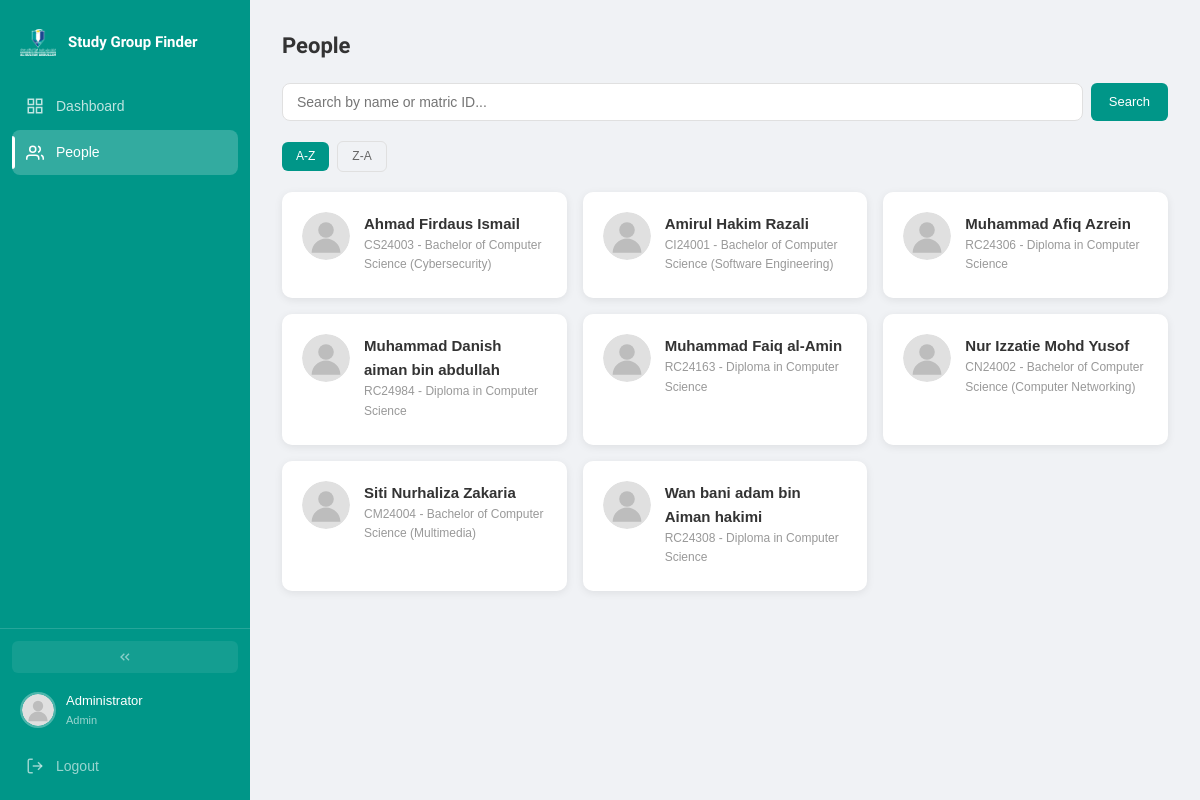
/php/people/index.php (signed in), run on an earlier commit of the app's database.
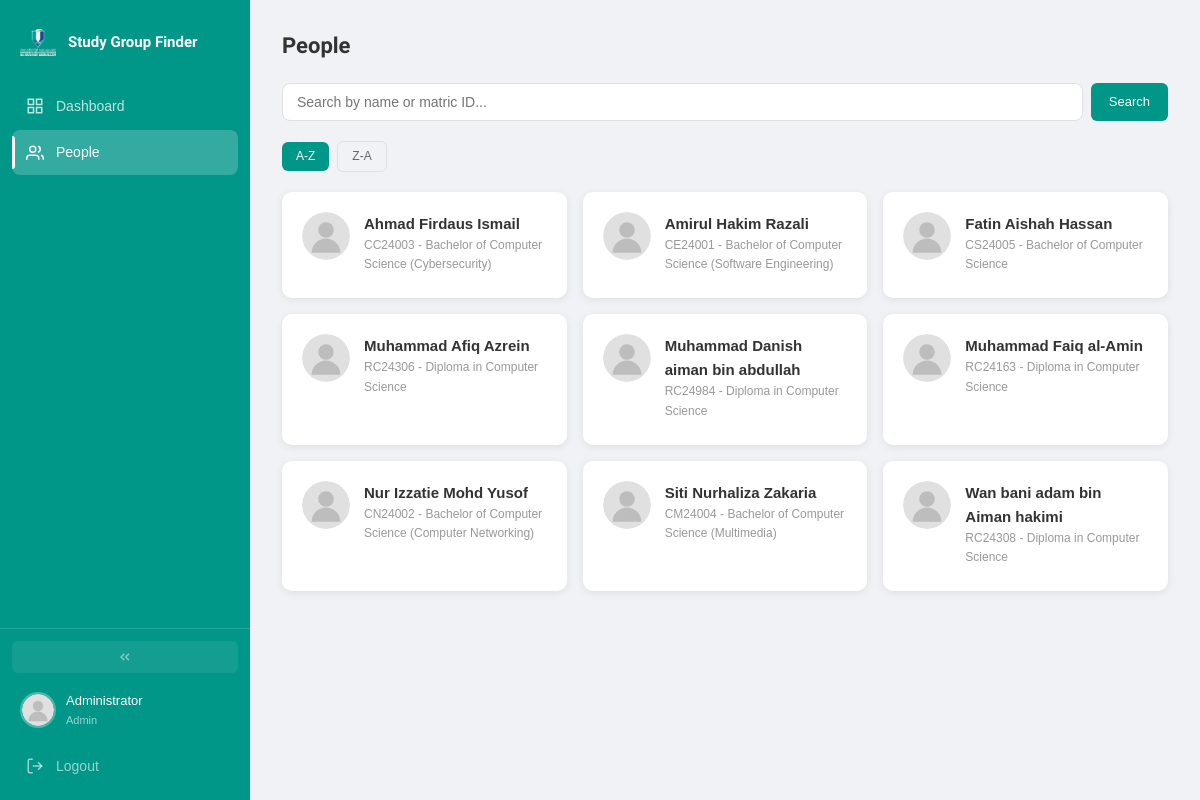
And on a later commit of the database.
### tables this page shows
CREATE TABLE IF NOT EXISTS users (
    id INT AUTO_INCREMENT PRIMARY KEY,
    matric_id VARCHAR(20) UNIQUE NOT NULL,
    full_name VARCHAR(100) NOT NULL,
    password VARCHAR(255) NOT NULL,
    role ENUM('Student','Admin') DEFAULT 'Student',
    approved TINYINT(1) NOT NULL DEFAULT 1,
    program VARCHAR(100),
    bio TEXT,
    avatar VARCHAR(255),
    banner VARCHAR(255),
    primary_color VARCHAR(7) DEFAULT '#009688',
    secondary_color VARCHAR(7) DEFAULT '#ffffff',
    text_color VARCHAR(7) DEFAULT '#333333',
    font_choice VARCHAR(30) DEFAULT 'Satoshi',
    card_style VARCHAR(20) DEFAULT 'plain',
    bg_type VARCHAR(20) DEFAULT 'default',
    bg_color VARCHAR(7) DEFAULT '#f0f2f5',
    bg_image VARCHAR(255),
    last_active DATETIME,
    banned_until DATETIME,
    ban_reason TEXT,
    muted_until DATETIME,
    created_at TIMESTAMP DEFAULT CURRENT_TIMESTAMP
);

### php/core/auth.php (called while the page is built, shortened)
<?php
function base_url(): string {
    $script = $_SERVER['SCRIPT_NAME'] ?? '';
    $pos = strrpos($script, '/php/');
    if ($pos !== false) {
        return substr($script, 0, $pos);
    }
    return '';
}
function e(?string $val): string {
    return htmlspecialchars($val ?? '', ENT_QUOTES, 'UTF-8');
}
function is_admin(): bool {
    return isset($_SESSION['user_role']) && $_SESSION['user_role'] === 'Admin';
}
function avatar_url(?string $avatar): string {
    return base_url() . '/css/default_avatar.svg';
}

### php/people/index.php (the view, shortened to what this page needs)
<?php
require_once __DIR__ . '/../core/auth.php';
require_once __DIR__ . '/../core/db.php';
require_once __DIR__ . '/../core/layout.php';
$uid = current_user_id();
$base = base_url();
$search = trim($_GET['q'] ?? '');
$sort = $_GET['sort'] ?? 'asc';
$order = $sort === 'desc' ? 'DESC' : 'ASC';
$where = "WHERE u.id != ? AND u.role = 'Student' AND u.approved = 1";
$params = [$uid];
$stmt = $pdo->prepare("
    SELECT u.*,
    (SELECT status FROM friends WHERE (sender_id = ? AND receiver_id = u.id) OR (sender_id = u.id AND receiver_id = ?) LIMIT 1) AS friend_status,
    (SELECT sender_id FROM friends WHERE (sender_id = ? AND receiver_id = u.id) OR (sender_id = u.id AND receiver_id = ?) LIMIT 1) AS friend_sender
    FROM users u
    $where
    ORDER BY u.full_name $order
    LIMIT 50
");
$stmt->execute(array_merge([$uid, $uid, $uid, $uid], $params));
$users = $stmt->fetchAll();
?>
<main class="main_content">
    <h1 class="page_title" style="margin-bottom:20px;"><?= is_admin() ? 'People' : 'Find People' ?></h1>
    <form method="GET" class="search_bar">
        <input class="field_input" type="text" name="q" value="<?= e($search) ?>" placeholder="Search by name or matric ID...">
        <button type="submit" class="btn btn_primary">Search</button>
    </form>
    <div class="filter_row">
        <a href="?q=<?= urlencode($search) ?>&sort=asc" class="btn <?= $sort === 'asc' ? 'btn_primary' : 'btn_ghost' ?> btn_sm">A-Z</a>
        <a href="?q=<?= urlencode($search) ?>&sort=desc" class="btn <?= $sort === 'desc' ? 'btn_primary' : 'btn_ghost' ?> btn_sm">Z-A</a>
    </div>
    <?php if (empty($users)): ?>
    <div class="empty_state">
        <h3>No people found</h3>
        <p>Try a different search term.</p>
    </div>
    <?php else: ?>
    <div class="people_grid">
        <?php foreach ($users as $u): ?>
        <div class="person_card">
            <img src="<?= avatar_url($u['avatar']) ?>" alt="" class="person_avatar">
            <div class="person_info">
                <span class="person_name"><a href="<?= $base ?>/php/profile/view.php?id=<?= $u['id'] ?>"><?= e($u['full_name']) ?></a></span>
                <span class="person_id"><?= e($u['matric_id']) ?> <?= $u['program'] ? '- ' . e($u['program']) : '' ?></span>
            </div>
        </div>
        <?php endforeach; ?>
    </div>
    <?php endif; ?>
</main>

What changed in the data, as far as the page shows it:
changed users "Ahmad Firdaus Ismail": matric "CS24003" → "CC24003"
changed users "Amirul Hakim Razali": matric "CI24001" → "CE24001"
added users: full_name "Fatin Aishah Hassan", matric "CS24005", program "Bachelor of Computer Science"
